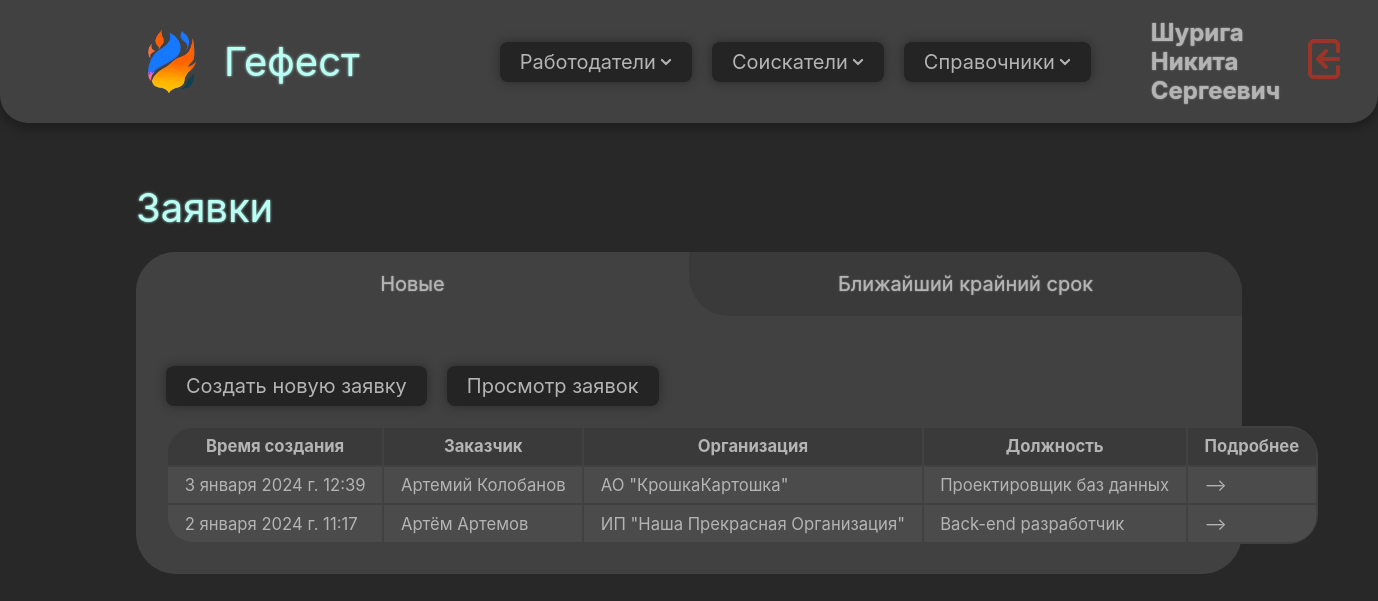
Page / (signed in) on the committed database.
### domain/models.py (models this page shows, shortened)
class CustomUser(AbstractUser):
    patronymic = models.CharField(max_length=255, blank=False, null=False, verbose_name='Отчество')
    phone_number = PhoneNumberField(region="RU", blank=False, null=False, verbose_name='Номер телефона')
    profile_photo = models.ImageField(blank=True, null=True, verbose_name='Фото профиля', upload_to='user_photos')
    class Meta:
        verbose_name = 'Пользователь'
        verbose_name_plural = 'Пользователи'

class Application(models.Model):
    STATUS_CHOICES = [
        ('new', 'Новая'),
        ('in_progress', 'В обработке'),
        ('pending_approval', 'На согласовании'),
        ('completed', 'Завершена'),
        ('canceled', 'Отменена'),
        ('payment_received', 'Получена оплата')
    ]
    employer = models.ForeignKey('Employer', blank=False, null=False,
                                 on_delete=models.CASCADE, verbose_name='Работодатель')
    date_of_application = models.DateTimeField(blank=False, null=False, auto_now_add=True,
                                               editable=False, verbose_name='Дата заявки')
    desired_date = models.DateField(blank=True, null=True, verbose_name='Желательный срок')
    final_date = models.DateField(blank=True, null=True, verbose_name='Крайний срок')
    position = models.ForeignKey('Position', blank=False, null=False,
                                 on_delete=models.PROTECT, verbose_name='Должность')
    salary = models.CharField(blank=False, null=False, max_length=255, verbose_name='Зарплата')
    specialization = models.ForeignKey('Specialization', blank=False, null=False,
                                       on_delete=models.PROTECT, verbose_name='Специализация')
    education_level = models.ForeignKey('EducationLevel', blank=True, null=True,
                                        on_delete=models.PROTECT, verbose_name='Уровень образования')
    skills = models.ManyToManyField('Skill', blank=True, verbose_name='Навыки')
    software_and_hardware_tools = models.ManyToManyField('SoftwareAndHardwareTool', blank=True,
                                                         verbose_name='Требуемые программно-технические средства')
    experience = models.IntegerField(blank=False, null=False, default=0, verbose_name='Опыт (лет)')
    work_schedule = models.ForeignKey('WorkSchedule', blank=False, null=False,
                                      on_delete=models.PROTECT, verbose_name='График работы')
    employee = models.ForeignKey('Employee', blank=False, null=False,
                                 on_delete=models.PROTECT, verbose_name='Работник')
    date_of_completion = models.DateField(blank=True, null=True, verbose_name='Дата выполнения')
    date_of_cancellation = models.DateField(blank=True, null=True, verbose_name='Дата отмены')
    status = models.CharField(blank=False, null=False, max_length=20, choices=STATUS_CHOICES,
                              default='new', verbose_name='Статус')
    class Meta:
        verbose_name = 'Заявка на подбор специалиста'
        verbose_name_plural = 'Заявки на подбор специалистов'

class Person(models.Model):
    surname = models.CharField(max_length=255, blank=False, null=False, verbose_name='Фамилия')
    name = models.CharField(max_length=255, blank=False, null=False, verbose_name='Имя')
    patronymic = models.CharField(max_length=255, blank=False, null=False, verbose_name='Отчество')
    email = models.EmailField(blank=False, max_length=254, verbose_name='Почта')
    phone = models.CharField(max_length=18, blank=False, null=False, verbose_name='Номер телефона')
    profile_photo = models.ImageField(blank=True, null=True, verbose_name='Фото профиля', upload_to='person_photos')
    class Meta:
        verbose_name = 'Индивид'
        verbose_name_plural = 'Индивиды'

class Employer(Person):
    organization = models.ForeignKey('Organization', on_delete=models.CASCADE,
                                     blank=True, null=True, verbose_name='Организация')
    position = models.CharField(max_length=90, blank=True, null=True, verbose_name='Должность')
    class Meta:
        verbose_name = 'Работодатель'
        verbose_name_plural = 'Работодатели'

class Organization(models.Model):
    name = models.CharField(max_length=255, blank=False, null=False, verbose_name='Наименование')
    payment_account = models.CharField(max_length=20, blank=False, null=False, verbose_name='Расчетный счет')
    okved_kode = models.CharField(max_length=9, blank=True, null=True, verbose_name='Код ОКВЭД')
    organizational_legal_form = models.ForeignKey('OrganizationalLegalForm', on_delete=models.PROTECT,
                                                  null=False, blank=False, verbose_name='ОПФ')
    inn = models.CharField(max_length=12, blank=False, null=False, verbose_name='ИНН')
    address = models.ForeignKey('Address', on_delete=models.PROTECT,
                                null=False, blank=False, verbose_name='Адрес')
    class Meta:
        verbose_name = 'Организация'
        verbose_name_plural = 'Организации'

class OrganizationalLegalForm(models.Model):
    name = models.CharField(max_length=90, blank=False, null=False, verbose_name='Наименование')
    short_name = models.CharField(max_length=10, blank=False, null=False, verbose_name='Краткое наименование')
    def __str__(self):
        return '%s' % self.short_name
    class Meta:
        verbose_name = 'Организационно-правовая форма'
        verbose_name_plural = 'Организационно-правовые формы'

class Position(models.Model):
    name = models.CharField(max_length=255, blank=False, null=False, verbose_name='Наименование')
    def __str__(self):
        return '%s' % self.name
    class Meta:
        verbose_name = 'Должность'
        verbose_name_plural = 'Должность'

### domain/views/general_views.py (the view)
# urls.py: path('', home_view, name='home'),
def home_view(request, *args, **kwargs):
    applications_by_new = Application.objects.all().order_by('-date_of_application')[:5]
    applications_by_final_date = Application.objects.all().order_by('final_date')[:5]
    response = {
        'applications_by_new': applications_by_new,
        'applications_by_final_date': applications_by_final_date
    }
    return render(request, 'home/home.html', response)

### domain/context_processors.py (called while the page is built)
def user(request):
    return {'user': auth(request)['user']}

### domain/templates/home/home.html
{% extends 'base.html' %}
{% load static %}
{% block content %}
    <section class="flex-vertical gap-1em">
        <div class="split-section flex-vertical gap-2em">
            {% include 'home/components/applications_block.html' %}
        </div>
    </section>
{% endblock %}

### domain/templates/components/navbar.html (shortened to what this page needs)
{% load static %}
{% block content %}
    <div class="nav-bar flex-horizontal gap-1em">
        <div class="nav-part flex-horizontal gap-1em">
            <a href="{% url 'home' %}">
            <div class="flex-horizontal gap-1em">
                <div class="logo-container">
                    <img src="{% static 'images/logo.png' %}" class="logo"/>
                </div>
                <div class="title" style="padding-right: 3em;">Гефест</div>
            </div>
                </a>
            <div class="button">
                Работодатели
                <img src="{% static 'icons/arrow-down.svg' %}" class="icon">
            </div>
            <button class="button">
                Соискатели
                <img src="{% static 'icons/arrow-down.svg' %}" class="icon">
            </button>
            <button class="button">
                Справочники
                <img src="{% static 'icons/arrow-down.svg' %}" class="icon">
            </button>
        </div>
        <div class="nav-part flex-horizontal gap-1em">
            <h2 class="text1">{{ user.last_name }} {{ user.first_name }} {{ user.patronymic }}</h2>
            <a href="{% url 'logout' %}">
                <img src="{% static 'icons/logout.svg' %}" class="logout-button"/>
            </a>
        </div>
    </div>
{% endblock content %}

### domain/templates/home/components/applications_block.html (shortened to what this page needs)
{% load static %}
{% block content %}
    <div class="content-block flex-vertical gap-1em">
        <h1 class="title">Заявки</h1>
        <div class="content-box flex-vertical gap-1em">
            <div class="top-splitter-two flex-horizontal">
                <div class="splitted-part left active" onclick="toggleSplitter(this)">Новые</div>
                <div class="splitted-part right" onclick="toggleSplitter(this)">Ближайший крайний срок</div>
            </div>
            <div class="content flex-vertical gap-1em active-content">
                <div class="flex-horizontal gap-1em">
                    <a href="{% url 'organization_create' %}">
                        <button class="button">Создать новую заявку</button>
                    </a>
                    <a href="{% url 'applications_view' 'without_archive_by_new' %}">
                        <button class="button">Просмотр заявок</button>
                    </a>
                </div>
                <table class="table">
                    <tr>
                        <th>Время создания</th>
                        <th>Заказчик</th>
                        <th>Организация</th>
                        <th>Должность</th>
                        <th>Подробнее</th>
                    </tr>
                    {% for application in applications_by_new %}
                        <tr>
                            <td>{{ application.date_of_application }}</td>
                            <td>{{ application.employer.name }} {{ application.employer.surname }}</td>
                            <td>{{ application.employer.organization.organizational_legal_form }} "{{ application.employer.organization.name }}"</td>
                            <td>{{ application.position }}</td>
                            <td>--></td>
                        </tr>
                    {% endfor %}
                </table>
            </div>
        </div>
    </div>
{% endblock content %}

### static/css/styles.css (style rules this page uses)
* { font-size: 20px; padding: 0; margin: 0; font-family: Inter, serif; color: var(--text-color); text-decoration: none; }
.body { background: var(--body-bg); display: block; flex-direction: column; align-items: center; height: 100%; width: 100%; }
.nav-bar { position: sticky; height: 100%; margin: auto; padding: 0.5em 6em; justify-content: space-between; align-items: center; border-radius: 0 0 1.4em 1.4em; background: var(--table-bg); box-shadow: 0 0.2em 0.5em 0.1em var(--element-shadow); }
.nav-part { height: 100%; padding: 0.4em 1em; justify-content: flex-start; flex-wrap: nowrap; }
.logout-button { filter: brightness(0) saturate(100%) invert(24%) sepia(29%) saturate(4645%) hue-rotate(345deg) brightness(83%) contrast(84%); }
.logo { align-self: stretch; object-fit: contain; }
.logo-container { width: 3.2em; aspect-ratio: 1 / 1; justify-content: center; align-items: center; display: flex }
.title { color: var(--title-color); font-size: 2em; font-weight: 400; word-wrap: break-word; text-shadow: 0 0 0.065em var(--title-color); }
.button { display: flex; justify-content: flex-start; align-items: center; border-style: none; border-radius: 0.4em; background: var(--button-bg); padding: 0.4em 1em; gap: 0.2em; box-shadow: 0 0 0.5em 0.1em var(--element-shadow); width: fit-content; }
.icon { filter: brightness(0) saturate(100%) invert(79%) sepia(16%) saturate(8%) hue-rotate(316deg) brightness(90%) contrast(87%); }
.split-section { flex: 1; width: auto; height: fit-content; }
.content-box { margin: 0; border-radius: 2em; background: var(--table-bg); }
.content-block { width: 100%; height: 100%; }
.top-splitter-two { width: 100%; flex: 0.2; }
.splitted-part { text-shadow: 0 0 0.07em var(--text-color); flex: 1; padding: 1em; text-align: center; background: var(--th-bg); }
.splitted-part.left { border-radius: 2em 0 2em 0; }
.splitted-part.active { background: var(--table-bg); }
.splitted-part.right { border-radius: 0 2em 0 2em; }
.content-box .content { flex: 1; padding: 1.5em; }
.text1 { font-size: larger; text-shadow: 0 0 0.07em var(--text-color); }
.table { display: table; flex: 1; border-radius: 1.5em; table-layout: auto; background: var(--table-bg); }
th { background: var(--th-bg); padding: 0.5em 1em; font-size: smaller; }
th:first-child { border-top-left-radius: 1.5em; }
th:last-child { border-top-right-radius: 1.5em; max-width: 10%; }
td { padding: 0.5em 1em; background: var(--td-bg); white-space: nowrap; word-wrap: break-word; font-size: smaller; }
tr:last-child td:first-child { border-radius: 0 0 0 1.5em; }
tr:last-child td:last-child { border-radius: 0 0 1.5em 0; }
tr td:last-child { border-right: none; }
.flex-horizontal { display: flex; flex-direction: row; align-items: center; }
.flex-horizontal.gap-1em { gap: 1em; }
.flex-vertical { display: flex; flex-direction: column; }
.flex-vertical.gap-1em { gap: 1em; }
.flex-vertical.gap-2em { gap: 2em; }
.active-content { display: inherit; }

### static/css/darkcolors.css (style rules this page uses)
:root { --button-bg: #242424; --body-bg: #282828; --common-bg: #303030; --th-bg: #3a3a3a; --table-bg: #414141; --hover-bg: #464646; --td-bg: #4b4b4b; --div-bg: #4f4f4f; --text-color: #B4B4B4; --text-hover: #d0d0d0; --title-color: #BAFFF3; --element-shadow: rgba(0, 0, 0, 0.25); --shadow-next: rgba(48, 48, 48, 0.8); --error-color: #FF3838; --submit-bg: #279d52; --submit-shadow: rgba(39, 157, 82, 0.8); --submit-hover: #35d781; --submit-hover-shadow: rgba(53, 215, 129, 0.95); --reject-bg: #9D2727; --reject-shadow: rgba(150, 39, 39, 0.8); --reject-hover: #D73535; --reject-hover-shadow: rgba(215, 53, 53, 0.95); }

### rows in the picture
CustomUser: last_name "Шурига", first_name "Никита", patronymic "Сергеевич"
Application: date_of_application "3 января 2024 г. 12:39", employer.name "Артемий", employer.surname "Колобанов", employer.organization.organizational_legal_form "АО", employer.organization.name "КрошкаКартошка", position "Проектировщик баз данных"
Application: date_of_application "2 января 2024 г. 11:17", employer.name "Артём", employer.surname "Артемов", employer.organization.organizational_legal_form "ИП", employer.organization.name "Наша Прекрасная Организация", position "Back-end разработчик"
